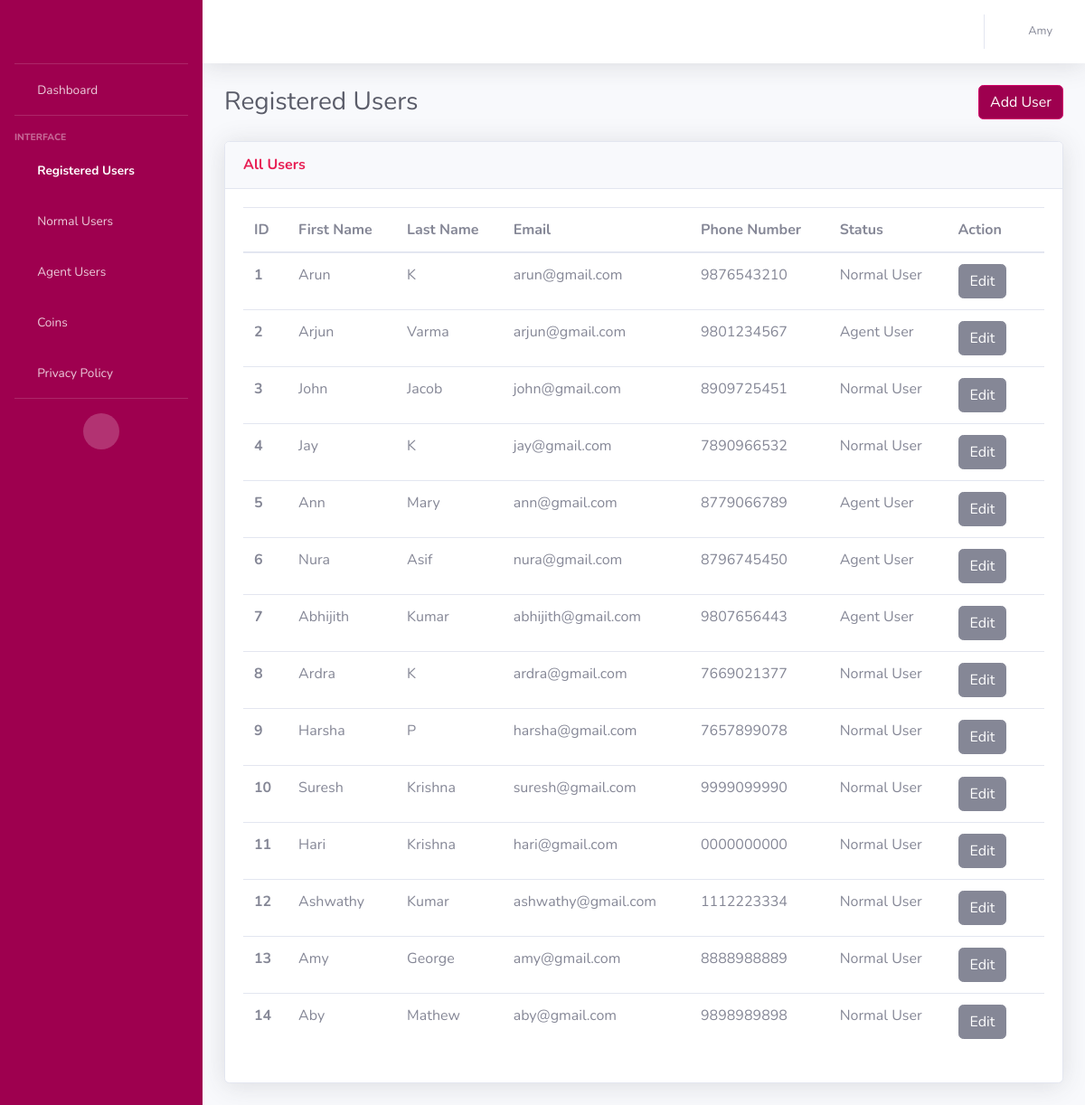
Page /users (signed in) on the committed database.
### AdminApp/models.py (models this page shows, shortened)
class CustomerModel(models.Model):
    NORMAL_USER = 'Normal User'
    AGENT_USER = 'Agent User'
    USER_STATUS_CHOICES = [
        (NORMAL_USER, 'Normal User'),
        (AGENT_USER, 'Agent User'),
    ]
    BOTH = 'Both'
    MALAYALAM = 'Malayalam'
    TAMIL = 'Tamil'
    LANGUAGE_CHOICES = [
        (BOTH, 'Both'),
        (MALAYALAM, 'Malayalam'),
        (TAMIL, 'Tamil'),
    ]
    MALE = 'Male'
    FEMALE = 'Female'
    GENDER_CHOICES = [
        (MALE, 'Male'),
        (FEMALE, 'Female')
    ]
    customer_id = models.AutoField(primary_key=True)
    customer_first_name = models.CharField(max_length=100, default="unknown")
    customer_last_name = models.CharField(max_length=100, default="unknown")
    customer_email = models.EmailField(default="unknown")
    customer_contact = models.CharField(max_length=50)
    gender = models.CharField(
        max_length=20,
        choices=GENDER_CHOICES,
        null=True
    )
    status = models.CharField(
        max_length=20,
        choices=USER_STATUS_CHOICES,
        default=NORMAL_USER,
    )
    is_online = models.BooleanField(default=False)
    languages = models.CharField(
        max_length=20,
        choices=LANGUAGE_CHOICES,
        default=BOTH,
    )
    is_existing = models.BooleanField(default=False)
    adhaar_no = models.CharField(max_length=50, default="unknown")
    rating = models.IntegerField()
    terms_conditions = models.BooleanField(default=False)
    customer_password = models.CharField(max_length=100)
    @property
    def rating(self):
        from .models import RatingModel
        rating = RatingModel.objects.filter(agent=self).aggregate(Avg('ratings')).get('ratings__avg')
        return rating if rating is not None else 0

### AdminApp/views.py (the view, shortened to what this page needs)
# urls.py: path('users', views.registered_users, name='users'),
def registered_users(request):
    username = request.session.get('user', None)
    if username is None:
        return redirect('/login')
    else:
        users = CustomerModel.objects.all()
    return render(request, 'registered_users.html', {'users': users, 'username': username})

### templates/registered_users.html (shortened to what this page needs)
<!DOCTYPE html>
<html lang="en">
<head>
    {% load static %}
    <link href="{% static 'vendor/fontawesome-free/css/all.min.css' %}" rel="stylesheet" type="text/css">
    <link href="{% static 'css/sb-admin-2.min.css' %}" rel="stylesheet">
</head>
<body id="page-top">
    <div id="wrapper">
        <ul class="navbar-nav bg-gradient-primary sidebar sidebar-dark accordion" id="accordionSidebar">
            <a class="sidebar-brand d-flex align-items-center justify-content-center" href="{% url 'home' %}">
                <div class="logo" style="background-image: url({% static 'img/call-match.png' %});"></div>
            </a>
            <hr class="sidebar-divider my-0">
            <li class="nav-item ">
                <a class="nav-link" href="{% url 'home' %}">
                    <i class="fas fa-fw fa-tachometer-alt"></i>
                    <span>Dashboard</span></a>
            </li>
            <hr class="sidebar-divider">
            <div class="sidebar-heading">
                Interface
            </div>
            <li class="nav-item active">
                <a class="nav-link" href="{% url 'users' %}">
                    <i class="fas fa-fw fa-table"></i>
                    <span>Registered Users</span></a>
            </li>
            <li class="nav-item">
                <a class="nav-link collapsed" href="#" data-toggle="collapse" data-target="#collapseUtilities"
                    aria-expanded="true" aria-controls="collapseUtilities">
                    <i class="fas fa-fw fa-users"></i>
                    <span>Normal Users</span>
                </a>
            </li>
            <li class="nav-item">
                <a class="nav-link collapsed" href="#" data-toggle="collapse" data-target="#collapseUtilities1"
                    aria-expanded="true" aria-controls="collapseUtilities1">
                    <i class="fas fa-fw fa-users"></i>
                    <span>Agent Users</span>
                </a>
            </li>
            <li class="nav-item">
                <a class="nav-link collapsed" href="#" data-toggle="collapse" data-target="#collapseUtilities2"
                    aria-expanded="true" aria-controls="collapseUtilities1">
                    <i class="fas fa-fw fa-coins"></i>
                    <span>Coins</span>
                </a>
            </li>
            <li class="nav-item">
                <a class="nav-link collapsed" href="{% url 'privacy-policy' %}"
                    aria-expanded="true" aria-controls="collapseUtilities1">
                    <i class="fas fa-fw fa-fingerprint"></i>
                    <span>Privacy Policy</span>
                </a>
            </li>
            <hr class="sidebar-divider">
            <div class="text-center d-none d-md-inline">
                <button class="rounded-circle border-0" id="sidebarToggle"></button>
            </div>
        </ul>
        <div id="content-wrapper" class="d-flex flex-column">
            <div id="content">
                <nav class="navbar navbar-expand navbar-light bg-white topbar mb-4 static-top shadow">
                    <ul class="navbar-nav ml-auto">
                        <li class="nav-item dropdown no-arrow">
                            <a class="nav-link dropdown-toggle" href="#" id="userDropdown" role="button"
                                data-toggle="dropdown" aria-haspopup="true" aria-expanded="false">
                                <i class="fas fa-fw fa-user"></i>
                                <span class="mr-2 d-none d-lg-inline text-gray-600 small">{{username}}</span>
                            </a>
                        </li>
                    </ul>
                </nav>
                <div class="container-fluid">
                    <div class="d-sm-flex align-items-center justify-content-between mb-4">
                        <h1 class="h3 mb-0 text-gray-800">Registered Users</h1>
                        <div>
                            <a href="{%url 'add_user' %}" class="btn btn-primary">Add User</a>
                        </div>
                    </div>
                    <div class="row">
                        <div class="col">
                            <div class="card shadow mb-4">
                                <div
                                    class="card-header py-3 d-flex flex-row align-items-center justify-content-between">
                                    <h6 class="m-0 font-weight-bold text-primary">All Users</h6>
                                </div>
                                <div class="card-body">
                                    <div class="table-responsive">
                                        <table class="table table-hover all-users">
                                          <thead>
                                            <tr>
                                              <th scope="col">ID</th>
                                              <th scope="col">First Name</th>
                                              <th scope="col">Last Name</th>
                                              <th scope="col">Email</th>
                                              <th scope="col">Phone Number</th>
                                              <th scope="col">Status</th>
                                              <th scope="col">Action</th>
                                            </tr>
                                          </thead>
                                          <tbody>
                                          {% for user in users %}
                                            <tr>
                                               <th scope="row">{{ forloop.counter }}</th>
                                              <td>{{user.customer_first_name}}</td>
                                              <td>{{user.customer_last_name}}</td>
                                              <td>{{user.customer_email}}</td>
                                              <td>{{user.customer_contact}}</td>
                                              <td>
                                                <span id="status_text_{{ user.customer_id }}">{{ user.status }}</span>
                                              </td>
                                              <td>
                                                <button id="edit_button_{{ user.customer_id }}" class="btn btn-secondary" onclick="editStatus('{{ user.customer_id }}')">Edit</button>
                                                <form id="delete_form_{{ user.customer_id }}" method="POST" action="{% url 'delete_user' %}" style="display: inline;">
                                                    <i class="fas fa-trash" onclick="document.getElementById('delete_form_{{ user.customer_id }}').submit();" style="cursor: pointer;"></i>
                                                </form>
                                              </td>
                                            </tr>
                                          {% endfor %}
                                          </tbody>
                                        </table>
                                    </div>
                                </div>
                            </div>
                        </div>
                    </div>
                </div>
            </div>
        </div>
    </div>
</body>
</html>

### templates/registered_users.html (style rules this page uses)
.logo { height:2rem; width:8rem; background-position: center; background-size: cover; background-repeat: no-repeat; }

### rows in the picture
CustomerModel: customer_first_name "Amy", customer_last_name "George", customer_email "amy@gmail.com", customer_contact "8888988889", status "Normal User"
CustomerModel: customer_first_name "Arun", customer_last_name "K", customer_email "arun@gmail.com", customer_contact "9876543210", status "Normal User"
CustomerModel: customer_first_name "Arjun", customer_last_name "Varma", customer_email "arjun@gmail.com", customer_contact "9801234567", status "Agent User"
CustomerModel: customer_first_name "John", customer_last_name "Jacob", customer_email "john@gmail.com", customer_contact "8909725451", status "Normal User"
CustomerModel: customer_first_name "Jay", customer_last_name "K", customer_email "jay@gmail.com", customer_contact "7890966532", status "Normal User"
CustomerModel: customer_first_name "Ann", customer_last_name "Mary", customer_email "ann@gmail.com", customer_contact "8779066789", status "Agent User"
CustomerModel: customer_first_name "Nura", customer_last_name "Asif", customer_email "nura@gmail.com", customer_contact "8796745450", status "Agent User"
CustomerModel: customer_first_name "Abhijith", customer_last_name "Kumar", customer_email "abhijith@gmail.com", customer_contact "9807656443", status "Agent User"
CustomerModel: customer_first_name "Ardra", customer_last_name "K", customer_email "ardra@gmail.com", customer_contact "7669021377", status "Normal User"
CustomerModel: customer_first_name "Harsha", customer_last_name "P", customer_email "harsha@gmail.com", customer_contact "7657899078", status "Normal User"
CustomerModel: customer_first_name "Suresh", customer_last_name "Krishna", customer_email "suresh@gmail.com", customer_contact "9999099990", status "Normal User"
CustomerModel: customer_first_name "Hari", customer_last_name "Krishna", customer_email "hari@gmail.com", customer_contact "0000000000", status "Normal User"
CustomerModel: customer_first_name "Ashwathy", customer_last_name "Kumar", customer_email "ashwathy@gmail.com", customer_contact "1112223334", status "Normal User"
CustomerModel: customer_first_name "Aby", customer_last_name "Mathew", customer_email "aby@gmail.com", customer_contact "9898989898", status "Normal User"
